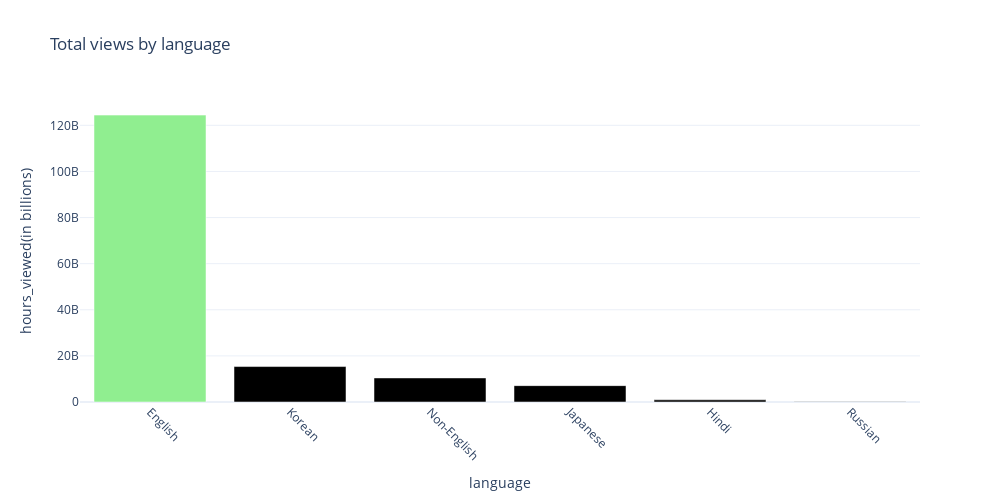

The cell this chart's notebook holds for it:
### Code cell
fig.update_layout(
    title = 'Total views by language',
    xaxis_title = 'language',
    yaxis_title = 'hours_viewed(in billions)',
    xaxis_tickangle=45,
height = 500,
width = 1000)

### Figure 1 — Plotly figure (JSON) as saved in the notebook; plotly's stock layout.template omitted (floating-point values rounded to 4 significant figures)
{"data": [{"marker": {"color": ["lightgreen"]}, "type": "bar", "x": ["English", "Korean", "Non-English", "Japanese", "Hindi", "Russian"], "y": [124441700000, 15378400000, 10439100000, 7102000000, 926100000, 114600000]}], "layout": {"height": 500, "title": {"text": "Total views by language"}, "width": 1000, "xaxis": {"tickangle": 45, "title": {"text": "language"}}, "yaxis": {"title": {"text": "hours_viewed(in billions)"}}}}
